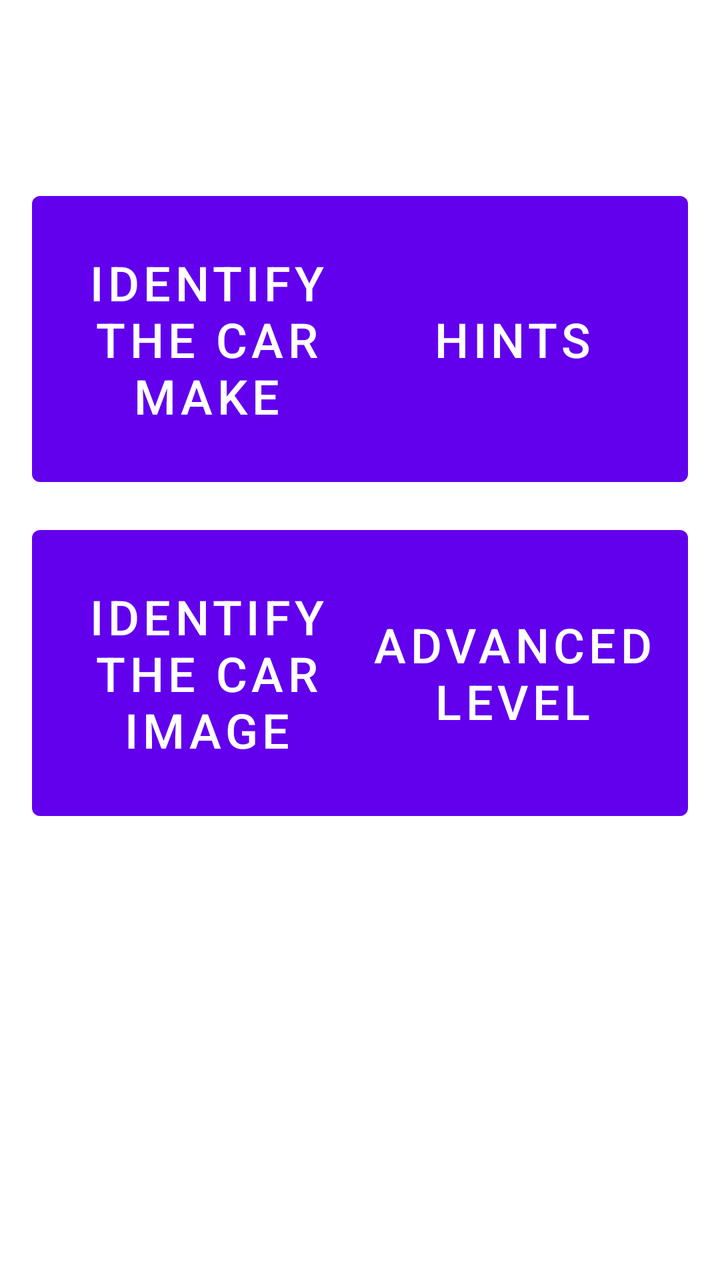
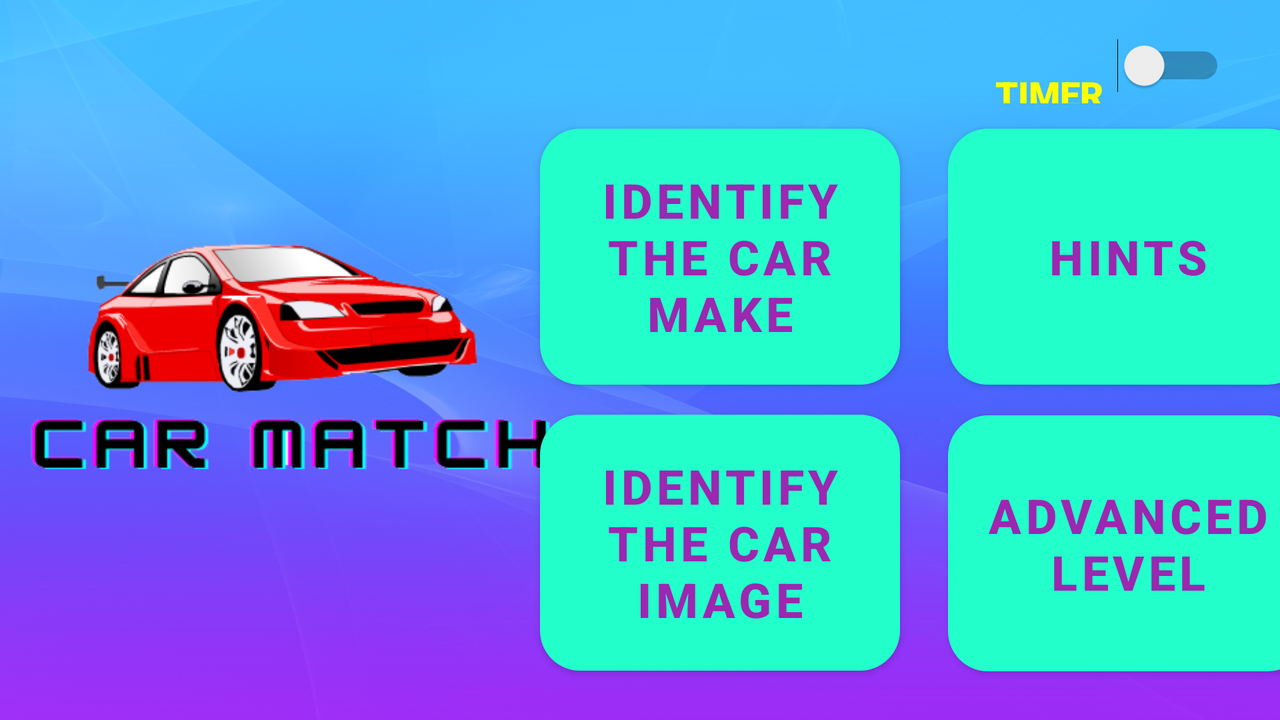

Two renders of one Android screen. The first uses the default layout on a phone; the second uses the alternative layout the repository ships for a different screen configuration, on a matching device. The two XML files are below.
<!-- AndroidManifest.xml: application theme Theme.MobileCWK01 -->
<!-- res/layout/activity_main.xml -->
<?xml version="1.0" encoding="utf-8"?>
<androidx.constraintlayout.widget.ConstraintLayout xmlns:android="http://schemas.android.com/apk/res/android"
    xmlns:app="http://schemas.android.com/apk/res-auto"
    xmlns:tools="http://schemas.android.com/tools"
    android:layout_width="match_parent"
    android:layout_height="match_parent"
    tools:context=".MainActivity">

    <Button
        android:id="@+id/button_identify_image"
        android:layout_width="175dp"
        android:layout_height="155dp"
        android:layout_marginStart="16dp"
        android:layout_marginLeft="16dp"
        android:layout_marginTop="8dp"
        android:layout_marginBottom="180dp"
        android:text="@string/identify_the_car_image"
        android:textSize="24sp"
        android:onClick="onClick"
        app:layout_constraintBottom_toBottomOf="parent"
        app:layout_constraintStart_toStartOf="parent"
        app:layout_constraintTop_toBottomOf="@+id/button_identify_make"
        app:layout_constraintVertical_bias="0.078" />

    <Button
        android:id="@+id/button_hints"
        android:layout_width="175dp"
        android:layout_height="155dp"
        android:layout_marginTop="92dp"
        android:layout_marginEnd="16dp"
        android:layout_marginRight="16dp"
        android:text="@string/hints"
        android:textSize="24sp"
        android:onClick="onClick"
        app:layout_constraintEnd_toEndOf="parent"
        app:layout_constraintTop_toTopOf="parent" />

    <Button
        android:id="@+id/button_adv_level"
        android:layout_width="175dp"
        android:layout_height="155dp"
        android:layout_marginTop="8dp"
        android:layout_marginEnd="16dp"
        android:layout_marginRight="16dp"
        android:layout_marginBottom="180dp"
        android:text="@string/advanced_level"
        android:textSize="24sp"
        app:layout_constraintBottom_toBottomOf="parent"
        app:layout_constraintEnd_toEndOf="parent"
        app:layout_constraintHorizontal_bias="1.0"
        app:layout_constraintStart_toEndOf="@+id/button_identify_image"
        app:layout_constraintTop_toBottomOf="@+id/button_hints"
        app:layout_constraintVertical_bias="0.078" />

    <Button
        android:id="@+id/button_identify_make"
        android:layout_width="175dp"
        android:layout_height="155dp"
        android:layout_marginStart="16dp"
        android:layout_marginLeft="16dp"
        android:layout_marginTop="92dp"
        android:text="@string/identify_the_car_make"
        android:textSize="24sp"
        app:layout_constraintEnd_toStartOf="@+id/button_hints"
        app:layout_constraintHorizontal_bias="0.0"
        app:layout_constraintStart_toStartOf="parent"
        app:layout_constraintTop_toTopOf="parent" />

</androidx.constraintlayout.widget.ConstraintLayout>
<!-- resources referenced by this layout -->
<resources>
  <string name="advanced_level">Advanced Level</string>
  <string name="hints">Hints</string>
  <string name="identify_the_car_image">Identify the Car Image</string>
  <string name="identify_the_car_make">Identify the Car Make</string>
  <style name="Theme.MobileCWK01" parent="Theme.MaterialComponents.DayNight.DarkActionBar">
          
          <item name="colorPrimary">@color/purple_500</item>
          <item name="colorPrimaryVariant">@color/purple_700</item>
          <item name="colorOnPrimary">@color/white</item>
          
          <item name="colorSecondary">@color/teal_200</item>
          <item name="colorSecondaryVariant">@color/teal_700</item>
          <item name="colorOnSecondary">@color/black</item>
          
          <item name="android:statusBarColor" tools:targetApi="l">?attr/colorPrimaryVariant</item>
          
      </style>
  <color name="purple_500">#FF6200EE</color>
  <color name="purple_700">#FF3700B3</color>
  <color name="white">#FFFFFFFF</color>
  <color name="teal_200">#FF03DAC5</color>
  <color name="teal_700">#FF018786</color>
  <color name="black">#FF000000</color>
</resources>
<!-- res/layout-land/activity_main.xml (the repository's variant of the layout above) -->
<!-- drawn on the phone turned sideways -->
<?xml version="1.0" encoding="utf-8"?>
<androidx.constraintlayout.widget.ConstraintLayout xmlns:android="http://schemas.android.com/apk/res/android"
    xmlns:app="http://schemas.android.com/apk/res-auto"
    xmlns:tools="http://schemas.android.com/tools"
    android:layout_width="match_parent"
    android:layout_height="match_parent"
    android:background="@drawable/background_screen"
    tools:context=".MainActivity">

    <Button
        android:id="@+id/button_identify_image"
        android:layout_width="180dp"
        android:layout_height="140dp"
        android:layout_marginStart="316dp"
        android:layout_marginLeft="316dp"
        android:layout_marginEnd="24dp"
        android:layout_marginRight="24dp"
        android:onClick="onClick"
        android:text="@string/identify_the_car_image"
        android:textColor="#9C27B0"
        android:textColorHighlight="#9C27B0"
        android:textSize="24sp"
        android:textStyle="bold"
        app:backgroundTint="#22FFCB"
        app:cornerRadius="20dp"
        app:layout_constraintBottom_toBottomOf="parent"
        app:layout_constraintEnd_toStartOf="@+id/button_adv_level"
        app:layout_constraintStart_toStartOf="parent"
        app:layout_constraintTop_toTopOf="parent"
        app:layout_constraintVertical_bias="0.915" />

    <Button
        android:id="@+id/button_hints"
        android:layout_width="180dp"
        android:layout_height="140dp"
        android:layout_marginEnd="32dp"
        android:layout_marginRight="32dp"
        android:onClick="onClick"
        android:text="@string/hints"
        android:textColor="#9C27B0"
        android:textColorHighlight="#FFFFFF"
        android:textSize="24sp"
        android:textStyle="bold"
        app:backgroundTint="#22FFCB"
        app:cornerRadius="20dp"
        app:layout_constraintBottom_toBottomOf="parent"
        app:layout_constraintEnd_toEndOf="parent"
        app:layout_constraintHorizontal_bias="1.0"
        app:layout_constraintStart_toEndOf="@+id/button_identify_make"
        app:layout_constraintTop_toTopOf="parent"
        app:layout_constraintVertical_bias="0.265" />

    <Button
        android:id="@+id/button_adv_level"
        android:layout_width="180dp"
        android:layout_height="140dp"
        android:layout_marginTop="32dp"
        android:layout_marginEnd="32dp"
        android:layout_marginRight="32dp"
        android:onClick="onClick"
        android:text="@string/advanced_level"
        android:textColor="#9C27B0"
        android:textColorHighlight="#FFFFFF"
        android:textSize="24sp"
        android:textStyle="bold"
        app:backgroundTint="#22FFCB"
        app:cornerRadius="20dp"
        app:layout_constraintBottom_toBottomOf="parent"
        app:layout_constraintEnd_toEndOf="parent"
        app:layout_constraintHorizontal_bias="1.0"
        app:layout_constraintStart_toEndOf="@+id/button_identify_image"
        app:layout_constraintTop_toTopOf="parent"
        app:layout_constraintVertical_bias="0.903" />

    <Button
        android:id="@+id/button_identify_make"
        android:layout_width="180dp"
        android:layout_height="140dp"
        android:layout_marginStart="316dp"
        android:layout_marginLeft="316dp"
        android:layout_marginEnd="24dp"
        android:layout_marginRight="24dp"
        android:onClick="onClick"
        android:text="@string/identify_the_car_make"
        android:textColor="#9C27B0"
        android:textSize="24sp"
        android:textStyle="bold"
        app:backgroundTint="#22FFCB"
        app:cornerRadius="20dp"
        app:layout_constraintBottom_toBottomOf="parent"
        app:layout_constraintEnd_toStartOf="@+id/button_hints"
        app:layout_constraintStart_toStartOf="parent"
        app:layout_constraintTop_toTopOf="parent"
        app:layout_constraintVertical_bias="0.265" />

    <Switch
        android:id="@+id/timer_switch"
        android:layout_width="115dp"
        android:layout_height="38dp"
        android:fontFamily="sans-serif-black"
        android:scrollbarStyle="outsideInset"
        android:text="  TIMER"
        android:textColor="#FFFF00"
        android:textSize="18sp"
        android:textStyle="bold"
        app:layout_constraintBottom_toBottomOf="parent"
        app:layout_constraintEnd_toEndOf="parent"
        app:layout_constraintHorizontal_bias="0.948"
        app:layout_constraintStart_toStartOf="parent"
        app:layout_constraintTop_toTopOf="parent"
        app:layout_constraintVertical_bias="0.042" />

    <ImageView
        android:id="@+id/imageView"
        android:layout_width="267dp"
        android:layout_height="203dp"
        app:layout_constraintBottom_toBottomOf="parent"
        app:layout_constraintEnd_toEndOf="parent"
        app:layout_constraintHorizontal_bias="0.034"
        app:layout_constraintStart_toStartOf="parent"
        app:layout_constraintTop_toTopOf="parent"
        app:srcCompat="@drawable/app_logo" />

</androidx.constraintlayout.widget.ConstraintLayout>
<!-- resources referenced by the variant -->
<!-- as the phone turned sideways resolves them -->
<resources>
  <!-- drawable app_logo: png bitmap (drawable-xhdpi, 42839 bytes) -->
  <!-- drawable background_screen: png bitmap (drawable, 1016764 bytes) -->
  <string name="advanced_level">Advanced Level</string>
  <string name="hints">Hints</string>
  <string name="identify_the_car_image">Identify the Car Image</string>
  <string name="identify_the_car_make">Identify the Car Make</string>
  <style name="Theme.MobileCWK01" parent="Theme.MaterialComponents.DayNight.DarkActionBar">
          
          <item name="colorPrimary">@color/purple_500</item>
          <item name="colorPrimaryVariant">@color/purple_700</item>
          <item name="colorOnPrimary">@color/white</item>
          
          <item name="colorSecondary">@color/teal_200</item>
          <item name="colorSecondaryVariant">@color/teal_700</item>
          <item name="colorOnSecondary">@color/black</item>
          
          <item name="android:statusBarColor" tools:targetApi="l">?attr/colorPrimaryVariant</item>
          
      </style>
  <color name="purple_500">#FF6200EE</color>
  <color name="purple_700">#FF3700B3</color>
  <color name="white">#FFFFFFFF</color>
  <color name="teal_200">#FF03DAC5</color>
  <color name="teal_700">#FF018786</color>
  <color name="black">#FF000000</color>
</resources>
